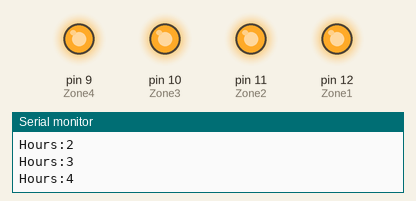
This sketch was run on a simulated Arduino Uno, built with avr-gcc and run on an emulated ATmega328P. Parts: output pins drawn as LEDs (lit = HIGH), the last lines printed to the serial monitor.

Above: at 1.0 s.
At 3.1 s:
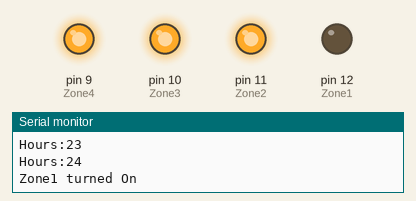
At 5.1 s:
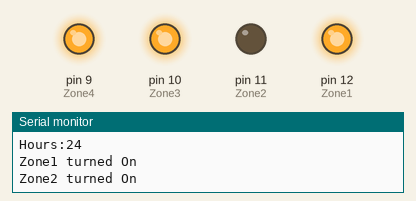
At 7.1 s:
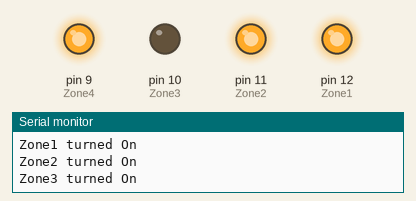
At 9.1 s:
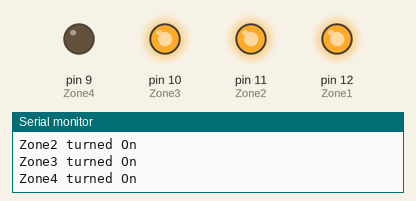
Timing chart, 0 to 12.3 s (numbered marks = the images above):
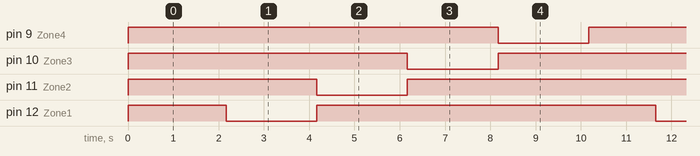

Measured:
- by itself, pin 9 (Zone4), pin 10 (Zone3), pin 11 (Zone2), pin 12 (Zone1): alternates HIGH for 7.5 s and LOW for 2.0 s
- by itself, everything shown: repeats every 9.5 s, in 5 steps

The sketch:

Arduino_No_Wifi.ino
```cpp
const int Zone1 = 12;     // Pin 12 is connected to the Zone1
const int Zone2 = 11;     // Pin 11 is connected to the Zone2
const int Zone3 = 10;     // Pin 10 is connected to the Zone3
const int Zone4 = 9;      // Pin 9 is connected to the Zone4

int i1 = 0;                    //Variable for all zone timer
int i2 = 0;                    //Variable for all zone timer
int i3 = 0;                    //Variable for all zone timer
int i4 = 0;                    //Variable for all zone timer
int iclock = 0;

//int AllTime = 1;                 //Water Time for AllZone
int Zone1Time = 1;
int Zone2Time = 1;
int Zone3Time = 1;
int Zone4Time = 1;

int Day = 0;
int Hour=0;
int Minutes=0;
int Seconds=0;

void setup() {

Serial.begin(9600);         // Open serial port (9600 bauds).
  pinMode(Zone1, OUTPUT);     // Sets pin 12 as OUTPUT.
  pinMode(Zone2, OUTPUT);     // Sets pin 11 as OUTPUT.
  pinMode(Zone3, OUTPUT);     // Sets pin 10 as OUTPUT.
  pinMode(Zone4, OUTPUT);     // Sets pin 9 as OUTPUT.

  digitalWrite(Zone1, HIGH);    // Sets pin 12 as HIGH / Zone Off.
  digitalWrite(Zone2, HIGH);    // Sets pin 11 as HIGH / Zone Off.
  digitalWrite(Zone3, HIGH);    // Sets pin 10 as HIGH / Zone Off.
  digitalWrite(Zone4,HIGH);     // Sets pin 19 as HIGH / Zone Off.


}

void loop(){
  Counter();
}


void Counter() {


while(Seconds <=60){
  delay(1);
  Seconds++;
  //Serial.println(Seconds);
}
Seconds = 0;

while(Minutes<=60){
  Minutes++;
  Serial.println("Minutes:");
  Serial.print(Minutes);
}

 Hour++;
 Serial.print("Hours:");
 Serial.println(Hour);
  if (Hour == 24){
    AutoRun();
  }


}

void AutoRun (void){

          digitalWrite(Zone1,LOW);                 // Turn on the Zone.
         //digitalWrite(GPIO0,HIGH);                 //Conformation Pin on

         Serial.println("Zone1 turned On");
         while ( i1 <=Zone1Time){
         delay(1000);
         i1++;
         //Serial.println("Zone1 turned On");
         }
         i1=0;
         digitalWrite(Zone1,HIGH);              // Turn off the Zone.
         digitalWrite(Zone2,LOW);               // Turn on the Zone.
         Serial.println("Zone2 turned On");
         while ( i1 <=Zone2Time){
         delay(1000);
         i1++;
        //Serial.println("Zone2 turned On");
         }
         i1=0;
         digitalWrite(Zone2,HIGH);              // Turn off the Zone.
         digitalWrite(Zone3,LOW);               // Turn on the Zone.
         Serial.println("Zone3 turned On");
         while ( i1 <=Zone3Time){
         delay(1000);
         i1++;
         //Serial.println("Zone3 turned On");
         }
         i1=0;
         digitalWrite(Zone3,HIGH);              // Turn off the Zone.
         digitalWrite(Zone4,LOW);               // Turn on the Zone.
         Serial.println("Zone4 turned On");
         while ( i1 <=Zone4Time ){
         delay(1000);
         i1++;
         //Serial.println("Zone4 turned On");
         }
         i1=0;
         digitalWrite(Zone4,HIGH);              // Turn off the Zone.
         //digitalWrite(GPIO0,LOW);               //Conformation Pin off


Hour=0;
Counter();

}
```
